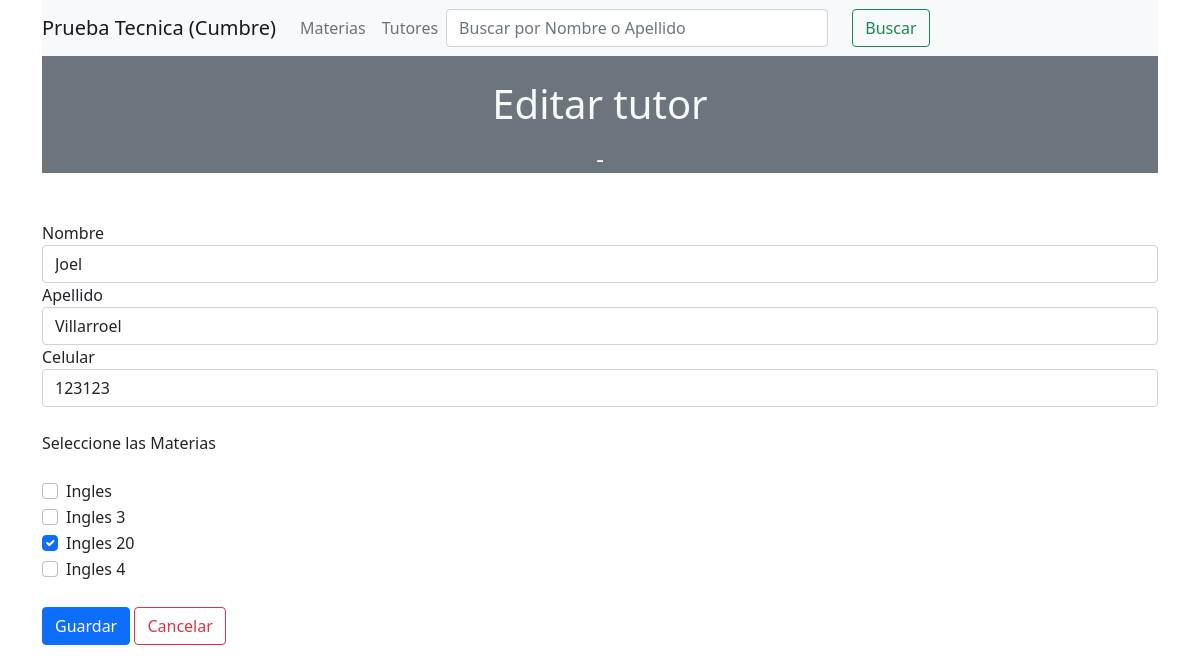
Screenshot of /index.php?controller=TutorController&action=edit&id=8 with the database file from the repository.
### tables this page shows
CREATE TABLE `tutores` (
  `id` int(11) NOT NULL,
  `nombre` varchar(255) NOT NULL,
  `apellido` varchar(255) NOT NULL,
  `celular` bigint(20) NOT NULL
);

CREATE TABLE `materias` (
  `id` int(11) NOT NULL,
  `nombre` varchar(255) NOT NULL
);

### index.php (called while the page is built, shortened)
<?php
require_once 'config/Db.php';
$controller = new $controllerName();
$dataToView["data"] = array();
if (method_exists($controller, $_GET["action"])) {
    $dataToView["data"] = $controller->{$_GET["action"]}();
}
require_once 'views/template/layout.php';

### controllers/TutorController.php (called while the page is built, shortened)
<?php
require_once 'models/Tutor.php';
require_once 'models/Materia.php';
class TutorController
{
    public $tutorObj;
    public $materiaObj;
    public function __construct()
    {
        $this->tutorObj = new Tutor();
        $this->materiaObj = new Materia();
    }
    public function edit($id = null)
    {
        if (isset($_GET["id"])) $id = $_GET["id"];
        return [
            'MateriasxTutor' => $this->tutorObj->getMateriasxTutor($id),
            'Materias' => $this->materiaObj->getMaterias(),
            'Tutor' => $this->tutorObj->getTutorById($id)
        ];
    }
}

### config/Db.php (called while the page is built, shortened)
<?php
class Db
{
    public function __construct()
    {
        $this->host = constant('DB_HOST');
        $this->db = constant('DB');
        $this->user = constant('DB_USER');
        $this->pass = constant('DB_PASS');
        try {
            $this->conection = new PDO('mysql:host=' . $this->host . '; dbname=' . $this->db, $this->user, $this->pass);
        } catch (PDOException $e) {
            echo $e->getMessage();
            exit();
        }
    }
}

### models/Tutor.php (called while the page is built, shortened)
<?php
class Tutor
{
    private $table = "tutores";
    private $conection;
    public function getConection()
    {
        $dbObj = new Db();
        $this->conection = $dbObj->conection;
    }
    public function getTutorById($id)
    {
        $sql = "SELECT * FROM " . $this->table . " WHERE id = ?";
        $stmt = $this->conection->prepare($sql);
        $stmt->execute([$id]);
        return $stmt->fetch();
    }
    public function getMateriasxTutor($tutor_id)
    {
        $sql = "SELECT tutores.nombre as tutor,tutores.id as tutor_id, materias.nombre as materia, materias.id as materia_id
            FROM tutores
            INNER JOIN materias_tutores on tutores.id = materias_tutores.tutor_id
            INNER JOIN materias on materias.id = materias_tutores.materia_id
            WHERE  materias_tutores.tutor_id = ?";
        $stmt = $this->conection->prepare($sql);
        $stmt->execute([$tutor_id]);
        return $stmt->fetchAll();
    }
}

### models/Materia.php (called while the page is built, shortened)
<?php
class Materia
{
    private $table = "materias";
    private $conection;
    public function getConection()
    {
        $dbObj = new Db();
        $this->conection = $dbObj->conection;
    }
    public function getMaterias()
    {
        $sql = "SELECT * FROM " . $this->table;
        $stmt = $this->conection->prepare($sql);
        $stmt->execute();
        return $stmt->fetchAll();
    }
}

### views/tutor/crear.php (the view, shortened to what this page needs)
<?php
$id = $nombre = $apellido = $celular =  "";
$materias = [];
if (isset($dataToView["data"]["Tutor"]["nombre"])) $nombre = $dataToView["data"]["Tutor"]["nombre"];
if (isset($dataToView["data"]["Tutor"]["apellido"])) $apellido = $dataToView["data"]["Tutor"]["apellido"];
if (isset($dataToView["data"]["Tutor"]["celular"])) $celular = $dataToView["data"]["Tutor"]["celular"];
if (isset($dataToView["data"]["MateriasxTutor"])) $materias = $dataToView["data"]["MateriasxTutor"];
?>
<div class="row">
    <form class="form" action="index.php?controller=TutorController&action=save" method="POST">
        <div class="form-group">
            <label>Nombre</label>
            <input class="form-control" type="text" name="nombre" value="<?php echo $nombre; ?>" />
        </div>
        <div class="form-group">
            <label>Apellido</label>
            <input class="form-control" type="text" name="apellido" value="<?php echo $apellido; ?>" />
        </div>
        <div class="form-group">
            <label>Celular</label>
            <input class="form-control" type="number" name="celular" value="<?php echo $celular; ?>" />
        </div>
        <br>
        <div class="form-group">
            <label>Seleccione las Materias</label>
            <br><br>
            <?php
            foreach ($dataToView["data"]["Materias"] as $materia) {
            ?>
                <div class="form-check">
                    <?php
                    $sw = false;
                    foreach ($materias as $mat) {
                        if ($materia["id"] == $mat["materia_id"]) {
                    ?>
                            <input class="form-check-input" name="materias[]" type="checkbox" value="<?php echo $materia['id']; ?>" id="flexCheckDefault" checked>
                    <?php
                            $sw = true;
                        }
                    }
                    ?>
                    <?php
                    if (!$sw) {
                    ?>
                            <input class="form-check-input" name="materias[]" type="checkbox" value="<?php echo $materia['id']; ?>" id="flexCheckDefault" >
                    <?php
                    }
                    ?>
                    <label class="form-check-label" for="flexCheckDefault">
                        <?php echo $materia['nombre']; ?>
                    </label>
                </div>
            <?php
            }
            ?>
        </div>
        <br>
        <input type="submit" value="Guardar" class="btn btn-primary" />
        <a class="btn btn-outline-danger" href="index.php?controller=TutorController&action=listar">Cancelar</a>
    </form>
</div>

### rows the page displays
tutores: nombre "Joel", apellido "Villarroel", celular "123123"
materias: nombre "Ingles"
materias: nombre "Ingles 3"
materias: nombre "Ingles 20"
materias: nombre "Ingles 4"

### other values shown
$controller->page_title "Editar tutor"
